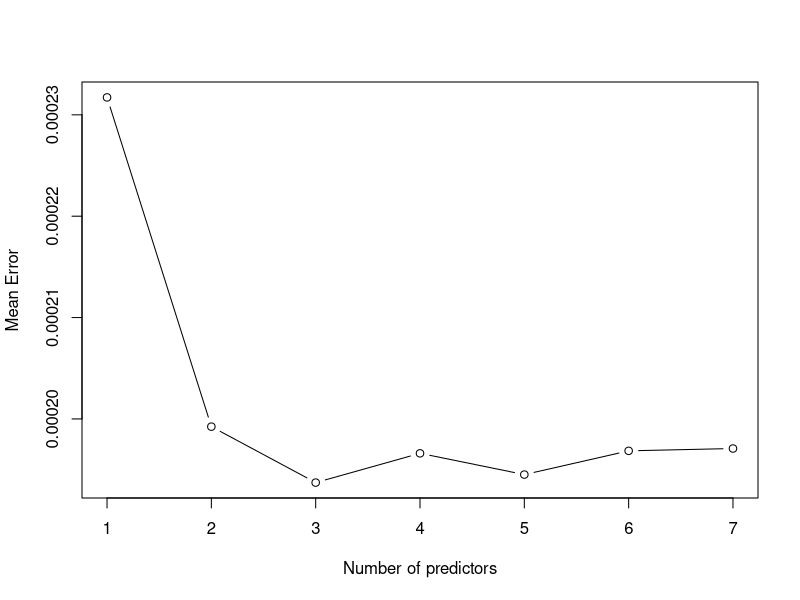

Generate this figure with R:

# 'leaps' library for best subset selection
library(leaps)
library(dplyr)
library(tidyr)

# set the directory to where dataset is
setwd(dir = '~/Desktop/Regression Analysis/')

# read ISTANBUL STOCK EXCHANGE dataset
ise_df = read.csv(file = 'data/istanbul_stock_exchange.csv', sep = ',')

# split data into train and test set
# Year 2009, 2010 records will be part of training dataset and 
# records of year 2011 will be included in test set
# https://rpubs.com/bradleyboehmke/data_wrangling
# https://tidyr.tidyverse.org/reference/separate.html
ise_df = ise_df %>% separate(date, c('day', 'month', 'year'), remove = TRUE)
ise_df_train = subset(ise_df, year < 11)
ise_df_test = subset(ise_df, year == 11)

# extract relevant columns for regression
ise_df_train = ise_df_train[, c('SP','DAX','FTSE','NIKKEI','BOVESPA','EU','EM','USD_BASED_ISE')]
ise_df_test = ise_df_test[, c('SP','DAX','FTSE','NIKKEI','BOVESPA','EU','EM','USD_BASED_ISE')]

# training and test set shape
print(dim(ise_df_train))
print(dim(ise_df_test))

# ======================================
# ALGORITHM-1 : BEST SUBSET SELECTION
# ======================================
# use 'regsubsets' function from 'leaps' package to perform best subset selection
# Note that 'regsubsets' uses 'RSS' as a criterion for 'best'
# 'nvmax' here is set to 7 so that all 7 predictor variables are used for subset selection
# 'nbest' is set to 1 so that 1 best model is selected when regression model
# uses num. of predictors = 1, 2,...7
best_subset = regsubsets(USD_BASED_ISE ~ ., 
                         data = ise_df_train, 
                         nvmax = 7, 
                         nbest = 1,
                         method = 'exhaustive')
best_subset_summary = summary(best_subset)

# make a table of R^2, adj. R^2, Mallows' Cp statistics for above identified best models
# so that best of the best model can be identified by analyzing the table as described in 
# https://onlinecourses.science.psu.edu/stat501/node/330/
num_predictors = c(1,2,3,4,5,6,7)
RSS = best_subset_summary$rss
R_sqr = best_subset_summary$rsq
Adj_R_sqr = best_subset_summary$adjr2
Mallows_Cp = best_subset_summary$cp
best_subset_summary_table = data.frame(num_predictors,
                                       RSS, 
                                       R_sqr, 
                                       Adj_R_sqr, 
                                       Mallows_Cp)

# =========================================
# ALGORITHM-2 : FORWARD STEPWISE SELECTION
# =========================================
# use 'regsubsets' function from 'leaps' package to perform forward subset selection
# Note that 'regsubsets' uses 'RSS' as a criterion for 'best'
forward_stepwise = regsubsets(USD_BASED_ISE ~ .,
                              data = ise_df_train,
                              nvmax = 7, 
                              method = 'forward')
forward_stepwise_summary = summary(forward_stepwise)

# create a table consisting of statistics R^2, adj. R^2, Mallows' Cp
num_predictors = c(1,2,3,4,5,6,7)
RSS = forward_stepwise_summary$rss
R_sqr = forward_stepwise_summary$rsq
Adj_R_sqr = forward_stepwise_summary$adjr2
Mallows_Cp = forward_stepwise_summary$cp
forward_stepwise_summary_table = data.frame(num_predictors, 
                                            RSS, 
                                            R_sqr, 
                                            Adj_R_sqr, 
                                            Mallows_Cp)

# =========================================
# ALGORITHM-3 : BACKWARD STEPWISE SELECTION
# =========================================
# use 'regsubsets' function from 'leaps' package to perform backward stepwise selection
# Note that 'regsubsets' uses 'RSS' as a criterion for 'best'
backward_stepwise = regsubsets(USD_BASED_ISE ~ .,
                               data = ise_df_train,
                               nvmax = 7, 
                               method = 'backward')
backward_stepwise_summary = summary(backward_stepwise)

# create a table consisting of statistics R^2, adj. R^2, Mallows' Cp
num_predictors = c(1,2,3,4,5,6,7)
RSS = backward_stepwise_summary$rss
R_sqr = backward_stepwise_summary$rsq
Adj_R_sqr = backward_stepwise_summary$adjr2
Mallows_Cp = backward_stepwise_summary$cp
backward_stepwise_summary_table = data.frame(num_predictors, 
                                             RSS, 
                                             R_sqr, 
                                             Adj_R_sqr, 
                                             Mallows_Cp)

# Although scores from all 3 tables look identical, let's double check 
# if these algorithms select different models by any chance
print(coef(best_subset, 5))
print(coef(forward_stepwise, 5))
print(coef(backward_stepwise, 5))

# FORWARD and BACKWARD STEPWISE SELECTION along with BEST SUBSET SELECTION are selecting same models 
# as best model. So it is not relevant to implement and/or analyze FORWARD and BACKWARD methods

# =========================================
#             MODEL SELECTION
# =========================================
# There are two ways to select our final model

# 1. Eyeball R^2, adj. R^2, Mallows' Cp statistics and make a selection -- Statisticians do this
# This strategy is best decsribed in https://onlinecourses.science.psu.edu/stat501/node/330/

# 2. Implement Cross-Validation -- Computer Scientists do this

# =========================================
#             CROSS-VALIDATION
# =========================================
# 10-fold Cross-Validation will be implemented here with best subset selection. 
# We will generate 10 folds of training and validation sets. Across each fold, we will perform
# best subset selection. In the end, a 10x7 matrix of validation error scores (predictions on validation set)
# will be generated. This matrix is averaged column wise to get average validation scores
# across models with 1 predictor, 2 predictors ..... 7 predictors.
# Column with least mean validation error score is chosen for our final model. Note that selecting
# least mean validation error score only gives us the number of predictors that need to be in our
# final model but not the model itself. Once we have the count of predictors that need to 
# go into our final model, we perform best subset selection across models with that many 
# number of predictors

k = 10
set.seed(12345)
val_errors_matrix = matrix(NA, k, 7, dimnames = list(NULL, paste(1:7)))

# generate data folds for validation process
folds = sample(1:k, 
               nrow(ise_df_train),
               replace = TRUE)

# outer loop iterated across folds
for(fold in 1:k)
{
  # create training and validation data
  train_data = ise_df_train[folds != fold, ]
  validation_data = ise_df_train[folds == fold, ]

  # perform best subset selection (training) on corresponding fold -- TRAIN phase
  # This step outputs best model for 1,2.....k predictors
  best_fit = regsubsets(USD_BASED_ISE ~ .,
                        data = train_data,
                        nvmax = 7)
  
  # VALIDATION phase
  # Use best model identified from above and evaluate CV score
  for(nPred in 1:7)
  {
    # 'regsubsets' doesn't have 'predict' method
    # we need to write our own prediction and error calculation steps
    betas = coef(best_fit, nPred)

    # create 'X_valid' by adding column of 1s. Let's call the column '(Intercept)' for future use
    X_valid = validation_data[,c('SP','DAX','FTSE','NIKKEI','BOVESPA','EU','EM')]
    X_valid['(Intercept)'] = 1
    X_valid = X_valid[,c('(Intercept)', 'SP', 'DAX', 'FTSE', 'NIKKEI', 'BOVESPA', 'EU', 'EM')]
    X_valid = X_valid[,c(names(betas))]

    # create 'y_test'
    y_valid = validation_data$USD_BASED_ISE

    # perform (beta * X) matrix multiplication
    y_pred = as.matrix(X_valid) %*% as.matrix(betas)
    
    # add validation error scores (MSE) to error matrix 
    val_errors_matrix[fold, nPred] = mean((y_valid-y_pred)^2)
  }  
}

# avg. validation errors column-wise and choose the index with min. avg value
mean_val_errors = apply(val_errors_matrix, 2, mean) 
plot(mean_val_errors, type = 'b', xlab = 'Number of predictors', ylab = 'Mean Error')

# Looks like number of predictors = 3 has lowest validation error score
# Select best model among all possible combinations of 3 predictor variables
best_model = regsubsets(USD_BASED_ISE ~ ., data = ise_df_train, nvmax = 7)
best_model_coef = coef(best_model, 3)
print(best_model_coef)

# THE 3 PRECICTOR VARIABLE MODEL OUTPUT BY BEST-SUBSET SELECTION CONTAINS PREDICTORS 'BOVESPA', 'EU', 'EM'

# Prediction on test set
test = ise_df_test[ , c('BOVESPA', 'EU', 'EM')]
test['(Intercept)'] = 1
test = test[ , c('(Intercept)', 'BOVESPA', 'EU', 'EM')]

y_test = ise_df_test$USD_BASED_ISE
y_pred = as.matrix(test) %*% best_model_coef

# R^2 score
test_rss = sum((y_test - y_pred)^2)
test_tss = sum((y_test - mean(y_test))^2)
test_r2 = 1 - (test_rss/test_tss)
print(test_r2)  

# adjusted R^2 score
numerator = (1-test_r2) * (dim(ise_df_test)[1] - 1)
denominator = (dim(ise_df_test)[1] - 3 - 1)
test_adj_r2 = 1 - (numerator/denominator)
print(test_adj_r2)
